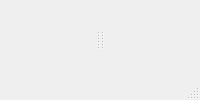
<?xml version="1.0" encoding="UTF-8"?>
<!--
  MainWindow.ui — PLACEHOLDER.
  Author the real layout in Qt Designer (see app/ui/views/README.md).
  Object names below are what MainWindow.py will look up at runtime.
-->
<ui version="4.0">
 <class>MainWindow</class>
 <widget class="QMainWindow" name="MainWindow">
  <property name="objectName">
   <string>MainWindow</string>
  </property>
  <property name="windowTitle">
   <string>AI Exam Tutor</string>
  </property>
  <widget class="QWidget" name="centralwidget">
   <property name="objectName">
    <string>centralwidget</string>
   </property>
  <layout class="QVBoxLayout" name="centralLayout">
   <item>
    <widget class="QSplitter" name="mainSplitter">
    <property name="orientation"><enum>Qt::Horizontal</enum></property>
    <widget class="QWidget" name="leftPane"/>
    <widget class="QStackedWidget" name="centerStack"/>
    <widget class="QWidget" name="rightPane"/>
    </widget>
   </item>
  </layout>
  </widget>
  <widget class="QStatusBar" name="statusbar"/>
  <widget class="QMenuBar" name="menubar"/>
 </widget>
 <resources/>
 <connections/>
</ui>
